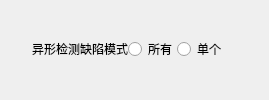
    <widget class="QWidget" name="widget_title1" native="true">
     <property name="sizePolicy">
      <sizepolicy hsizetype="Preferred" vsizetype="Fixed">
       <horstretch>0</horstretch>
       <verstretch>0</verstretch>
      </sizepolicy>
     </property>
     <property name="minimumSize">
      <size>
       <width>100</width>
       <height>33</height>
      </size>
     </property>
     <layout class="QHBoxLayout" name="horizontalLayout_11">
      <property name="spacing">
       <number>0</number>
      </property>
      <property name="leftMargin">
       <number>2</number>
      </property>
      <property name="topMargin">
       <number>0</number>
      </property>
      <property name="rightMargin">
       <number>2</number>
      </property>
      <property name="bottomMargin">
       <number>2</number>
      </property>
      <item>
       <widget class="QLabel" name="lab_Ico">
        <property name="sizePolicy">
         <sizepolicy hsizetype="Minimum" vsizetype="Preferred">
          <horstretch>0</horstretch>
          <verstretch>0</verstretch>
         </sizepolicy>
        </property>
        <property name="minimumSize">
         <size>
          <width>30</width>
          <height>0</height>
         </size>
        </property>
        <property name="text">
         <string/>
        </property>
        <property name="alignment">
         <set>Qt::AlignCenter</set>
        </property>
       </widget>
      </item>
      <item>
       <widget class="QLabel" name="lab_Title">
        <property name="sizePolicy">
         <sizepolicy hsizetype="Expanding" vsizetype="Preferred">
          <horstretch>0</horstretch>
          <verstretch>0</verstretch>
         </sizepolicy>
        </property>
        <property name="styleSheet">
         <string notr="true">font: 10pt &quot;微软雅黑&quot;;</string>
        </property>
        <property name="text">
         <string>异形检测</string>
        </property>
        <property name="alignment">
         <set>Qt::AlignLeading|Qt::AlignLeft|Qt::AlignVCenter</set>
        </property>
       </widget>
      </item>
      <item>
       <widget class="QLabel" name="label">
        <property name="styleSheet">
         <string notr="true">font: 11pt &quot;微软雅黑&quot;;</string>
        </property>
        <property name="text">
         <string>缺陷模式</string>
        </property>
       </widget>
      </item>
      <item>
       <widget class="QRadioButton" name="radioBtnDefectAll">
        <property name="styleSheet">
         <string notr="true">font: 11pt &quot;微软雅黑&quot;;</string>
        </property>
        <property name="text">
         <string>所有</string>
        </property>
       </widget>
      </item>
      <item>
       <widget class="QRadioButton" name="radioBtnDefectSingle">
        <property name="styleSheet">
         <string notr="true">font: 11pt &quot;微软雅黑&quot;;</string>
        </property>
        <property name="text">
         <string>单个</string>
        </property>
       </widget>
      </item>
      <item>
       <widget class="QWidget" name="widget_menu" native="true">
        <property name="sizePolicy">
         <sizepolicy hsizetype="Minimum" vsizetype="Preferred">
          <horstretch>0</horstretch>
          <verstretch>0</verstretch>
         </sizepolicy>
        </property>
        <layout class="QHBoxLayout" name="horizontalLayout_12">
         <property name="spacing">
          <number>0</number>
         </property>
         <property name="leftMargin">
          <number>0</number>
         </property>
         <property name="topMargin">
          <number>0</number>
         </property>
         <property name="rightMargin">
          <number>0</number>
         </property>
         <property name="bottomMargin">
          <number>0</number>
         </property>
         <item>
          <widget class="QPushButton" name="btnMenu_Close">
           <property name="sizePolicy">
            <sizepolicy hsizetype="Minimum" vsizetype="Expanding">
             <horstretch>0</horstretch>
             <verstretch>0</verstretch>
            </sizepolicy>
           </property>
           <property name="minimumSize">
            <size>
             <width>40</width>
             <height>0</height>
            </size>
           </property>
           <property name="cursor">
            <cursorShape>ArrowCursor</cursorShape>
           </property>
           <property name="focusPolicy">
            <enum>Qt::NoFocus</enum>
           </property>
           <property name="toolTip">
            <string>关闭</string>
           </property>
           <property name="text">
            <string/>
           </property>
           <property name="flat">
            <bool>true</bool>
           </property>
          </widget>
         </item>
        </layout>
       </widget>
      </item>
     </layout>
    </widget>
